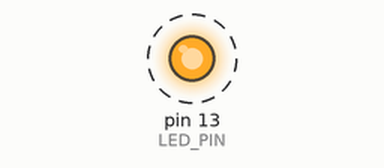
The sketch below on a simulated Arduino Mega 2560, built with avr-gcc and run on an emulated ATmega2560. Parts: output pins drawn as LEDs (lit = HIGH). Dashed ring = blinking. What the sketch prints to the serial monitor is not drawn.

Above: at 0.2 s.
Timing chart, 0 to 3.0 s (numbered marks = the images above):
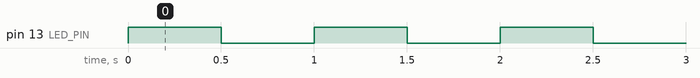

The sketch:

example_1.ino
```cpp
// Blinks the onboard LED on pin 13 and writes LED state messages to the USB Serial Monitor at 9600 baud.
//
// Buy this module: https://shillehtek.com/products/mega-2560-r3-ch340-arduino-board
// Full manual: https://shillehtek.com/blogs/shillehtek-product-manuals/mega-2560-r3-ch340-arduino-board-manual
// More examples: https://github.com/shillehbean/shillehtek-examples
//

// MEGA 2560 R3 - Blink the onboard LED and print to Serial Monitor
// No wiring required: the LED is built in on pin 13

const int LED_PIN = 13;

void setup() {
  pinMode(LED_PIN, OUTPUT);
  Serial.begin(9600);          // open USB serial
  Serial.println("MEGA 2560 R3 is alive!");
}

void loop() {
  digitalWrite(LED_PIN, HIGH);
  Serial.println("LED ON");
  delay(500);
  digitalWrite(LED_PIN, LOW);
  Serial.println("LED OFF");
  delay(500);
}
```

Measured:
- by itself, pin 13 (LED_PIN): alternates HIGH for 0.50 s and LOW for 0.50 s
